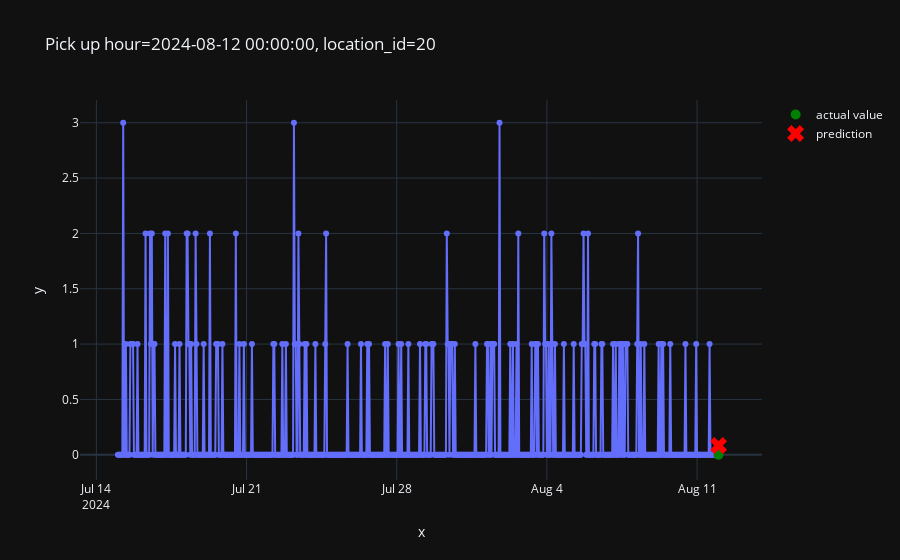

The cell this chart's notebook holds for it:
### Code cell
from src.plot import plot_one_sample

plot_one_sample(
    example_id=2979,
    features=X_test,
    targets=y_test,
    predictions=pd.Series(predictions)
)

### Figure 1 — Plotly figure (JSON) as saved in the notebook; plotly's stock layout.template omitted (floating-point values rounded to 4 significant figures; data arrays with more than 128 entries replaced by an {"elided": "..."} marker saying what was removed)
{"data": [{"hovertemplate": "x=%{x}<br>y=%{y}<extra></extra>", "legendgroup": "", "line": {"color": "#636efa", "dash": "solid"}, "marker": {"symbol": "circle"}, "mode": "lines+markers", "name": "", "orientation": "v", "showlegend": false, "type": "scatter", "x": {"elided": "673 str values"}, "xaxis": "x", "y": {"elided": "673 int values"}, "yaxis": "y"}, {"line": {"color": "green"}, "marker": {"size": 10}, "mode": "markers", "name": "actual value", "type": "scatter", "x": ["2024-08-12T00:00:00"], "y": [0]}, {"line": {"color": "red"}, "marker": {"size": 15, "symbol": "x"}, "mode": "markers", "name": "prediction", "type": "scatter", "x": ["2024-08-12T00:00:00"], "y": [0.08271]}], "layout": {"legend": {"tracegroupgap": 0}, "title": {"text": "Pick up hour=2024-08-12 00:00:00, location_id=20"}, "xaxis": {"anchor": "y", "domain": [0, 1], "title": {"text": "x"}}, "yaxis": {"anchor": "x", "domain": [0, 1], "title": {"text": "y"}}}}
